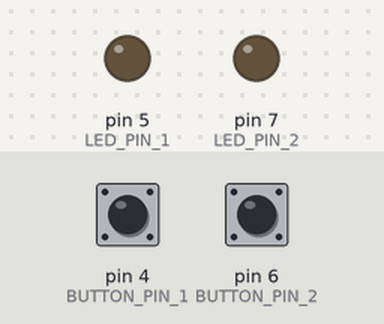
Bench run of a program on a simulated Arduino Uno, built with avr-gcc and run on an emulated ATmega328P. Shown: output pins drawn as LEDs (lit = HIGH). The test bench sets the inputs (shaded band); at power-on: pin 4 (BUTTON_PIN_1) HIGH, pin 6 (BUTTON_PIN_2) HIGH. What the program prints to the serial monitor is not drawn.

Above: at 1.2 s.
1.3 s: pin 4 (BUTTON_PIN_1) pulled LOW for 0.15 s
At 1.38 s:
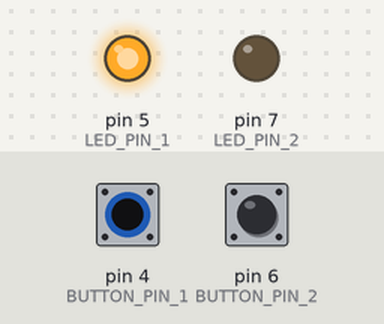
2.9 s: pin 6 (BUTTON_PIN_2) pulled LOW for 0.15 s
At 2.97 s:
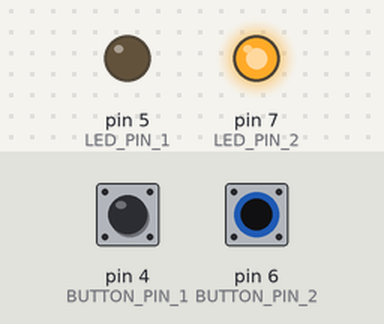
4.5 s: pin 6 (BUTTON_PIN_2) pulled LOW for 3.2 s
At 8.0 s:
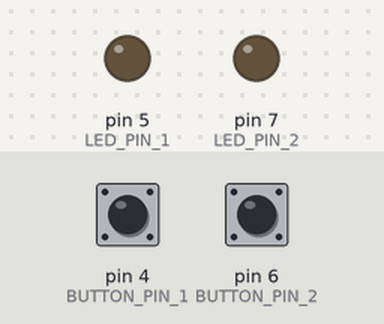
9.2 s: pin 4 (BUTTON_PIN_1) pulled LOW for 3.2 s
At 10.3 s:
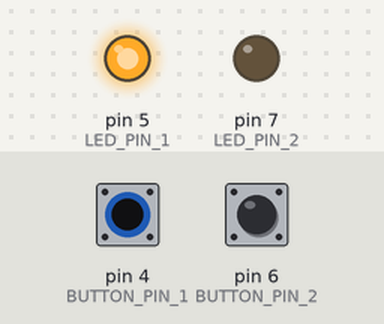
13.9 s: pin 4 (BUTTON_PIN_1) driven LOW and pin 6 (BUTTON_PIN_2) driven LOW
At 15.2 s:
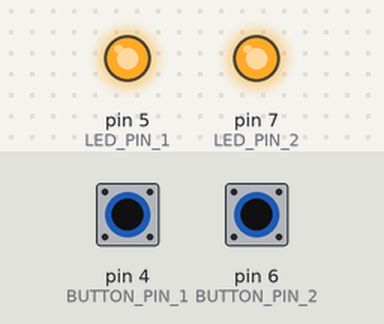
Timing chart, 0 to 16.4 s (numbered marks = the images above; inputs shaded):
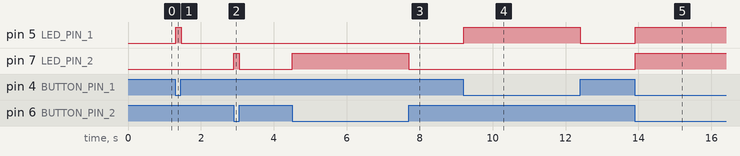

The program:

main.cpp
```cpp
#include <Arduino.h>

#define BUTTON_PIN_1 4
#define BUTTON_PIN_2 6

#define LED_PIN_1 5
#define LED_PIN_2 7

void setup() {
    pinMode(BUTTON_PIN_1, INPUT_PULLUP);
    pinMode(BUTTON_PIN_2, INPUT_PULLUP);
    pinMode(LED_PIN_1, OUTPUT);
    pinMode(LED_PIN_2, OUTPUT);
    Serial.begin(115200);
}

void loop() {
    int buttonState1 = digitalRead(BUTTON_PIN_1);
    int buttonState2 = digitalRead(BUTTON_PIN_2);
    Serial.print("Button 1 state: ");
    Serial.println(buttonState1);
    Serial.print("Button 2 state: ");
    Serial.println(buttonState2);

    if (buttonState1 == HIGH) {
        digitalWrite(LED_PIN_1, LOW);
    } else {
        digitalWrite(LED_PIN_1, HIGH);
    }

    if (buttonState2 == HIGH) {
        digitalWrite(LED_PIN_2, LOW);
    } else {
        digitalWrite(LED_PIN_2, HIGH);
    }
}
```

Measured:
- after the input at 1.3 s, pin 5 (LED_PIN_1): LOW → HIGH at once, → LOW 0.15 s later
- after the input at 2.9 s, pin 7 (LED_PIN_2): LOW → HIGH at once, → LOW 0.15 s later
- after the input at 4.5 s, pin 7 (LED_PIN_2): LOW → HIGH at once, → LOW 3.2 s later
- after the input at 9.2 s, pin 5 (LED_PIN_1): LOW → HIGH at once, → LOW 3.2 s later
- after the input at 13.9 s, pin 5 (LED_PIN_1), pin 7 (LED_PIN_2): LOW → HIGH at once
